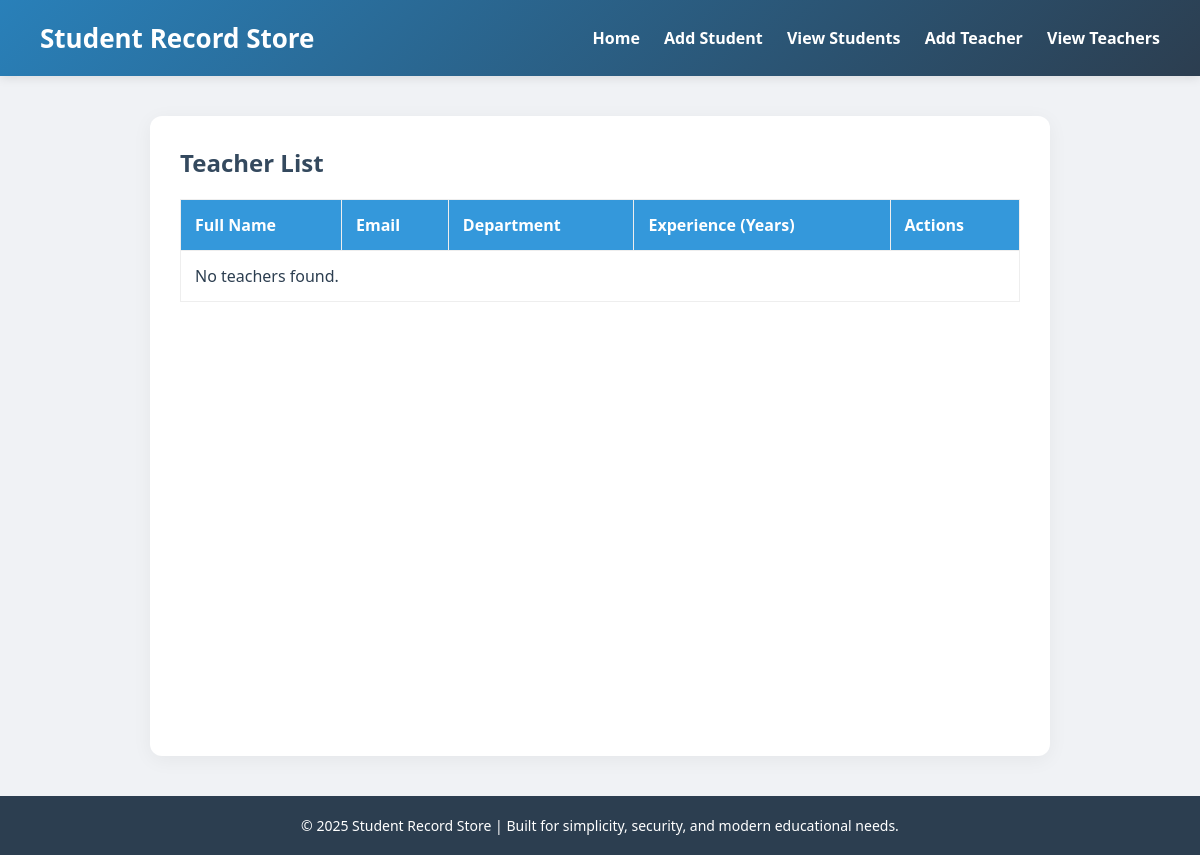
Page /addTeacher/teacherList/ on the earlier database version.
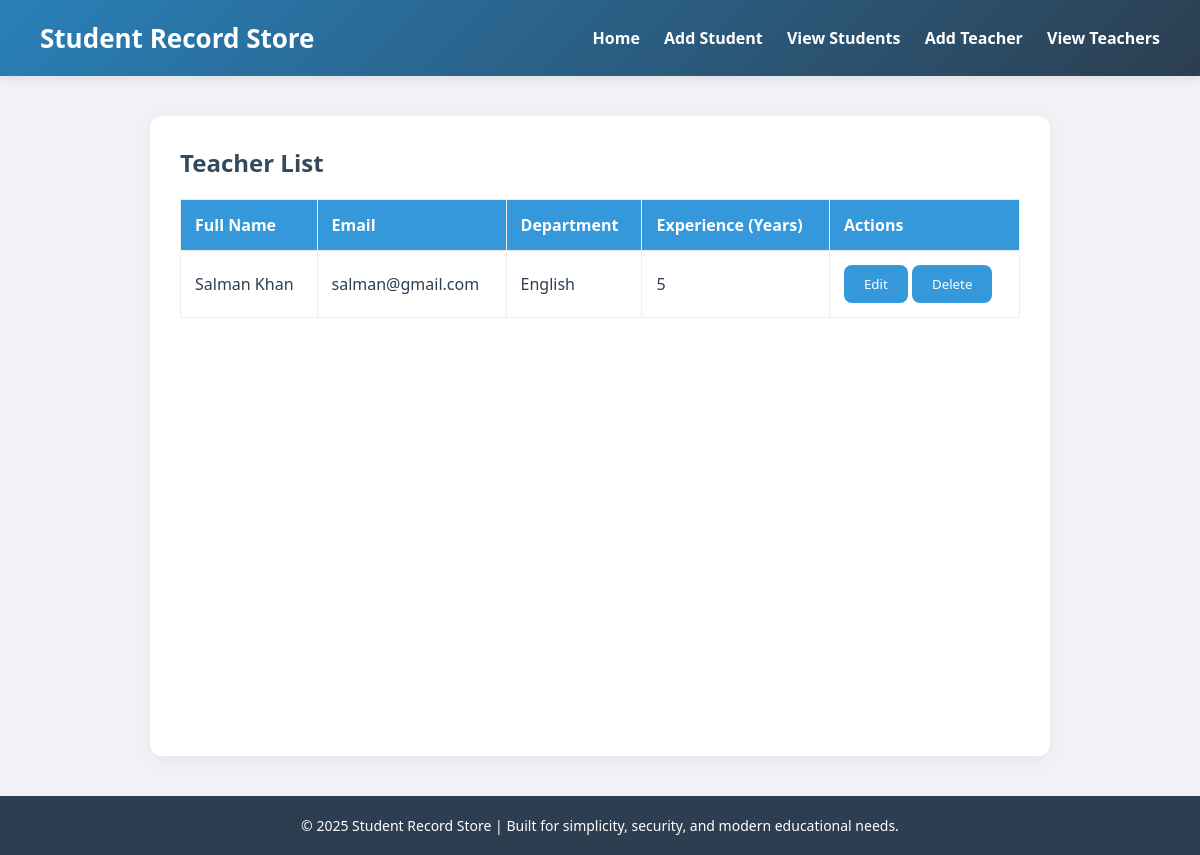
Same page on the later database version.
### studentApp/models.py (models this page shows)
class teacherModel(models.Model):
    Teacher_Name = models.CharField(max_length=100)
    Teacher_Email = models.EmailField(max_length=100, unique=True)
    Teacher_Department = models.CharField(max_length=100)
    Teacher_Experience = models.IntegerField()

### studentProject/views.py (the view)
# urls.py: path('addTeacher/teacherList/', teacherListPage, name='teacherListPage'),
def teacherListPage(request):
    context = {
        'teachers': teacherModel.objects.all()
    }
    return render(request, 'teacherList.html', context)

### Template/teacherList.html
{% extends 'master.html' %}
{% block body %}
<div class="container">
  <h2>Teacher List</h2>
  <table>
    <thead>
      <tr>
        <th>Full Name</th>
        <th>Email</th>
        <th>Department</th>
        <th>Experience (Years)</th>
        <th>Actions</th>
      </tr>
    </thead>
    <tbody>
      {% for teacher in teachers %}
        <tr>
          <td>{{ teacher.Teacher_Name }}</td>
          <td>{{ teacher.Teacher_Email }}</td>
          <td>{{ teacher.Teacher_Department }}</td>
          <td>{{ teacher.Teacher_Experience }}</td>
          <td>
            <button><a href="{% url 'updateTeacher' teacher.id %}">Edit</a></button>
            <button><a href="{% url 'deleteTeacher' teacher.id %}" onclick="return confirm('Are you sure?')">Delete</a></button>
          </td>
        </tr>
      {% empty %}
        <tr>
          <td colspan="5">No teachers found.</td>
        </tr>
      {% endfor %}
    </tbody>
  </table>
</div>
{% endblock body %}

### Template/master.html (shortened to what this page needs)
<!DOCTYPE html>
<html lang="en">
<head>
</head>
<body>
  <header>
    <h1>Student Record Store</h1>
    <nav>
      <a href="{% url 'homePage' %}">Home</a>
      <a href="{% url 'addStudentPage' %}">Add Student</a>
      <a href="{% url 'studentListPage' %}">View Students</a>
      <a href="{% url 'addTeacherPage' %}">Add Teacher</a>
      <a href="{% url 'teacherListPage' %}">View Teachers</a>
    </nav>
  </header>
  {% block body %}
  {% endblock body %}
  <footer>
    &copy; 2025 Student Record Store | Built for simplicity, security, and modern educational needs.
  </footer>
</body>
</html>

### Template/master.html (style rules this page uses)
* { margin: 0; padding: 0; box-sizing: border-box; font-family: 'Segoe UI', Tahoma, Geneva, Verdana, sans-serif; }
body { background: #f0f2f5; color: #2c3e50; }
header { background: linear-gradient(135deg, #2980b9, #2c3e50); padding: 20px 40px; color: #fff; display: flex; justify-content: space-between; align-items: center; box-shadow: 0 2px 10px rgba(0, 0, 0, 0.1); }
header h1 { font-size: 26px; }
nav a { margin-left: 20px; color: #fff; text-decoration: none; font-weight: 600; transition: color 0.3s; }
.container { max-width: 900px; margin: 40px auto; padding: 30px; background: #fff; border-radius: 12px; box-shadow: 0 4px 20px rgba(0, 0, 0, 0.05); height: 80vh; }
h2 { margin-bottom: 20px; color: #34495e; }
button { padding: 10px 20px; background: #3498db; color: #fff; border: none; border-radius: 8px; cursor: pointer; }
button a { text-decoration: none; color: #fff; }
table { width: 100%; border-collapse: collapse; margin-top: 20px; }
th, td { padding: 14px; border: 1px solid #eee; text-align: left; }
th { background: #3498db; color: #fff; }
footer { background: #2c3e50; color: #fff; padding: 20px; text-align: center; font-size: 14px; margin-top: 40px; }

Differences in the rows shown:
added teacherModel: Teacher_Name "Salman Khan", Teacher_Email "salman@gmail.com", Teacher_Department "English", Teacher_Experience "5"
Other differences:
text no longer shown: "No teachers found."
